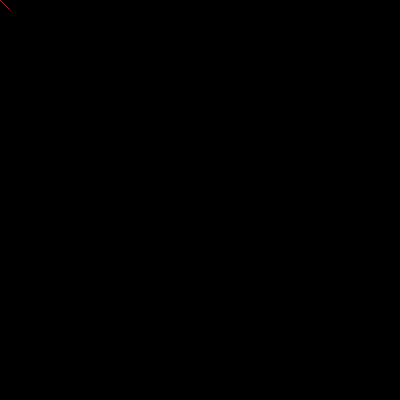
Frame 1 (no input)
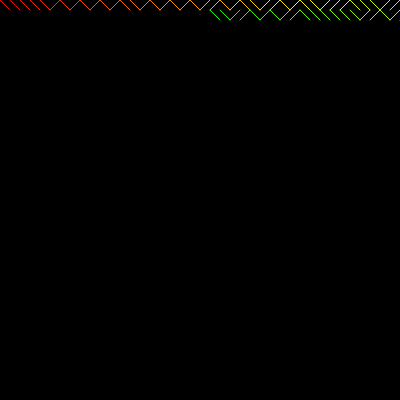
Frame 60 (no input)
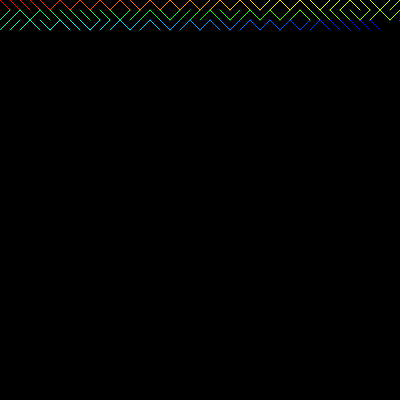
Frame 120 (the mouse pressed at the canvas centre since frame 60)

The p5.js sketch that drew these frames (run headless with seeded random() and noise() and a simulated clock; from frame 60 on, the mouse is pressed at the canvas centre):

// p5.js sketch
// ── sketch.js
let x = 0;
let y = 0;
let help = 1;
let colour = 0;
let spacing = 10;

function setup() {
  createCanvas (400,400);
  background(0);
  colorMode(HSB);

}

function draw() {
  stroke(colour, 255, 255) 
  colour += 2;
  if (random() < 0.0001) {
    colour += 5;
  }
  if(colour >= 360) colour = 0;
  if(random(1) < 0.5){
  	line(x, y, x + spacing, y + spacing);
  } else {
  	line(x, y + spacing, x + spacing, y);
  }
  x = x + spacing * help;
  if(x >= 400 || x <= -10) {
  	y += spacing;
  	help *= -1;
  }
  if(y > 400) {
  	background(0);
  	y = 0;
  }

}
